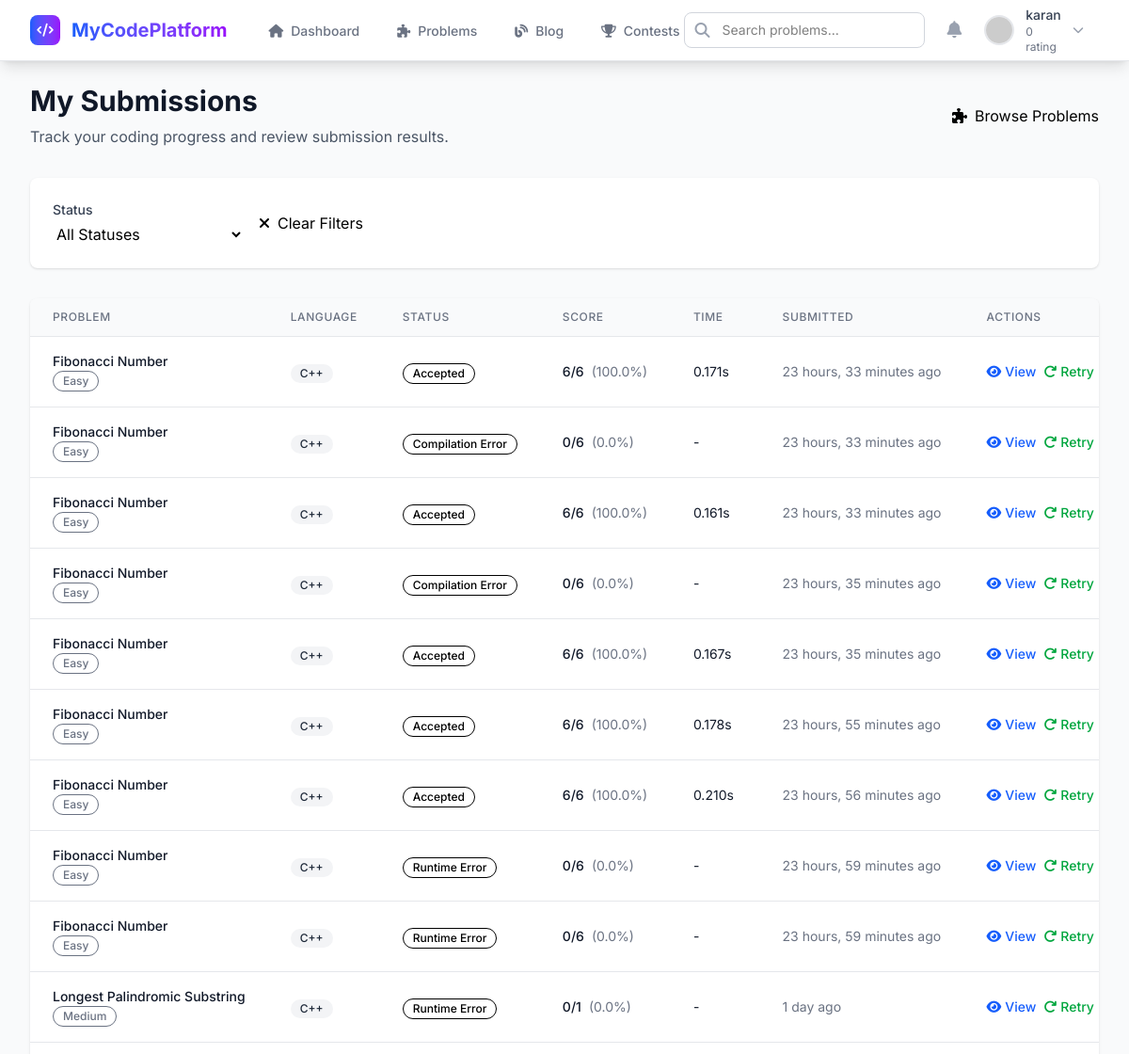
Before: /submit/my-submissions/ (signed in, upper part) with the older database file.
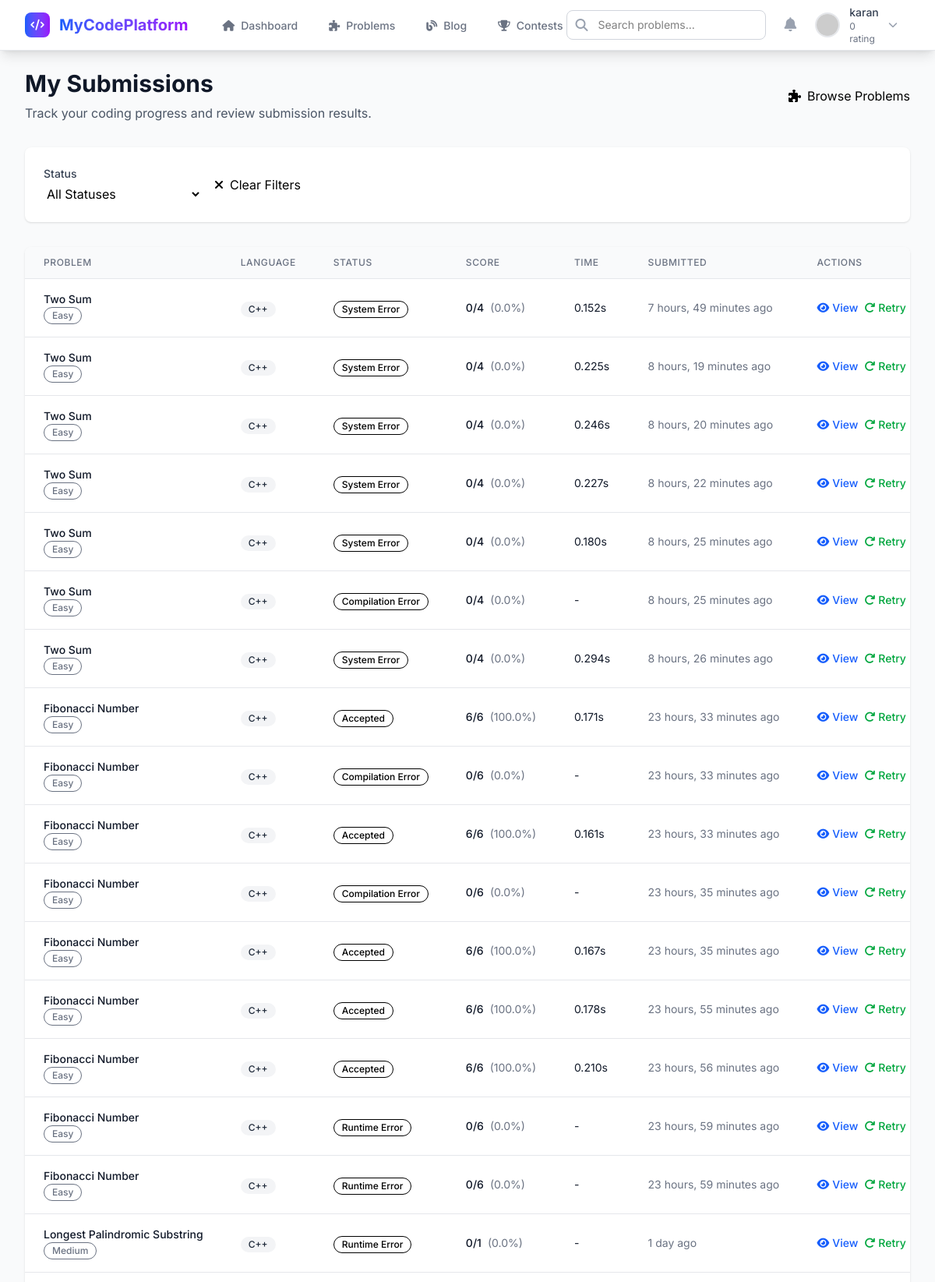
After: the same page with the newer database file.
### submit/models.py (models this page shows, shortened)
class Submission(models.Model):
    STATUS_CHOICES = [
        ('PENDING', 'Pending'),
        ('JUDGING', 'Judging'),
        ('ACCEPTED', 'Accepted'),
        ('WRONG_ANSWER', 'Wrong Answer'),
        ('TIME_LIMIT_EXCEEDED', 'Time Limit Exceeded'),
        ('MEMORY_LIMIT_EXCEEDED', 'Memory Limit Exceeded'),
        ('RUNTIME_ERROR', 'Runtime Error'),
        ('COMPILATION_ERROR', 'Compilation Error'),
        ('ERROR', 'System Error'),
    ]
    LANGUAGE_CHOICES = [
        ('cpp', 'C++'),
        ('py', 'Python'),
        ('java', 'Java'),
    ]
    user = models.ForeignKey(User, on_delete=models.CASCADE, null=True, blank=True)
    problem = models.ForeignKey(Problem, on_delete=models.CASCADE)
    code = models.TextField()
    language = models.CharField(max_length=50, choices=LANGUAGE_CHOICES)
    input_data = models.TextField(blank=True, null=True)
    total_test_cases = models.IntegerField(default=0)
    passed_test_cases = models.IntegerField(default=0)
    score = models.FloatField(default=0.0, help_text="Score based on passed test cases")
    max_execution_time = models.FloatField(null=True, blank=True)
    max_memory_used = models.BigIntegerField(null=True, blank=True, help_text="Memory in bytes")
    output_data = models.TextField(blank=True, null=True)
    error_data = models.TextField(blank=True, null=True)
    status = models.CharField(max_length=50, choices=STATUS_CHOICES, default='PENDING')
    execution_time = models.FloatField(null=True, blank=True, help_text="Execution time in seconds")
    submitted_at = models.DateTimeField(auto_now_add=True)
    class Meta:
        ordering = ['-submitted_at']

### problems/models.py (models this page shows, shortened)
class Problem(models.Model):
    DIFFICULTY_CHOICES = [
        ('easy', 'Easy'),
        ('medium', 'Medium'),
        ('hard', 'Hard'),
    ]
    TYPE_CHOICES = [
        ('math', 'Mathematics'),
        ('dsa', 'Data Structures & Algorithms'),
    ]
    title = models.CharField(max_length=200)
    description = models.TextField()
    difficulty = models.CharField(max_length=50, choices=DIFFICULTY_CHOICES)
    problem_type = models.CharField(max_length=10, choices=TYPE_CHOICES, default='math')
    image_file = models.ImageField(upload_to='problems/images/', blank=True, null=True)
    pdf_file = models.FileField(upload_to='problems/pdfs/', blank=True, null=True)
    input_format = models.TextField(blank=True, help_text="Description of input format")
    output_format = models.TextField(blank=True, help_text="Description of output format")
    constraints = models.TextField(blank=True, help_text="Constraints for the problem")
    sample_input = models.TextField(blank=True)
    sample_output = models.TextField(blank=True)
    time_limit = models.IntegerField(default=5, help_text="Time limit in seconds")
    memory_limit = models.CharField(max_length=10, default="128m", help_text="Memory limit (e.g., 128m, 256m)")
    created_by = models.ForeignKey(User, on_delete=models.CASCADE, null=True, blank=True)
    created_at = models.DateTimeField(auto_now_add=True)
    updated_at = models.DateTimeField(auto_now=True)
    is_active = models.BooleanField(default=True)
    total_attempts = models.IntegerField(default=0)
    successful_completions = models.IntegerField(default=0)
    class Meta:
        ordering = ['-created_at']

### submit/views.py (the view)
# urls.py: path('my-submissions/', views.my_submissions, name='my_submissions'),
@login_required
def my_submissions(request):
    submissions = Submission.objects.filter(user=request.user).select_related('problem').order_by('-submitted_at')
    problem_id = request.GET.get('problem')
    if problem_id:
        submissions = submissions.filter(problem_id=problem_id)
    status = request.GET.get('status')
    if status:
        submissions = submissions.filter(status=status)
    context = {
        'submissions': submissions,
        'selected_problem': problem_id,
        'selected_status': status,
        'status_choices': Submission.STATUS_CHOICES
    }
    return render(request, 'submit/my_submissions.html', context)

### users/models.py (called while the page is built)
    def get_avatar_url(self):
        if self.avatar:
            return self.avatar.url
        return f"https://ui-avatars.com/api/?name={self.username}&background=3b82f6&color=fff&size=128"

### submit/templates/submit/my_submissions.html (shortened to what the changed rows need)
{% extends 'base.html' %}
{% load static %}
{% block content %}
<div class="max-w-7xl mx-auto py-6 px-4 sm:px-6 lg:px-8">
    <div class="mb-8">
        <div class="flex items-center justify-between">
            <div>
                <h1 class="text-3xl font-bold text-gray-900">My Submissions</h1>
            </div>
        </div>
    </div>
    <div class="bg-white rounded-lg shadow-sm overflow-hidden">
        {% if submissions %}
            <div class="overflow-x-auto">
                <table class="min-w-full divide-y divide-gray-200">
                    <thead class="bg-gray-50">
                        <tr>
                            <th class="px-6 py-3 text-left text-xs font-medium text-gray-500 uppercase tracking-wider">Problem</th>
                            <th class="px-6 py-3 text-left text-xs font-medium text-gray-500 uppercase tracking-wider">Language</th>
                            <th class="px-6 py-3 text-left text-xs font-medium text-gray-500 uppercase tracking-wider">Status</th>
                            <th class="px-6 py-3 text-left text-xs font-medium text-gray-500 uppercase tracking-wider">Score</th>
                            <th class="px-6 py-3 text-left text-xs font-medium text-gray-500 uppercase tracking-wider">Time</th>
                            <th class="px-6 py-3 text-left text-xs font-medium text-gray-500 uppercase tracking-wider">Submitted</th>
                            <th class="px-6 py-3 text-left text-xs font-medium text-gray-500 uppercase tracking-wider">Actions</th>
                        </tr>
                    </thead>
                    <tbody class="bg-white divide-y divide-gray-200">
                        {% for submission in submissions %}
                            <tr class="hover:bg-gray-50 transition-colors duration-200">
                                <td class="px-6 py-4 whitespace-nowrap">
                                    <div class="flex items-center">
                                        <div>
                                            <div class="text-sm font-medium text-gray-900">
                                                <a href="{% url 'problems:detail' submission.problem.id %}" class="hover:text-blue-600">
                                                    {{ submission.problem.title }}
                                                </a>
                                            </div>
                                            <div class="text-sm text-gray-500">
                                                <span class="inline-flex items-center px-2.5 py-0.5 rounded-full text-xs font-medium border
                                                    {% if submission.problem.difficulty == 'easy' %}difficulty-easy{% elif submission.problem.difficulty == 'medium' %}difficulty-medium{% else %}difficulty-hard{% endif %}">
                                                    {{ submission.problem.get_difficulty_display }}
                                                </span>
                                            </div>
                                        </div>
                                    </div>
                                </td>
                                <td class="px-6 py-4 whitespace-nowrap">
                                    <span class="inline-flex items-center px-2.5 py-0.5 rounded-full text-xs font-medium bg-gray-100 text-gray-800">
                                        {{ submission.get_language_display }}
                                    </span>
                                </td>
                                <td class="px-6 py-4 whitespace-nowrap">
                                    <span class="inline-flex items-center px-2.5 py-0.5 rounded-full text-xs font-medium border
                                        {% if submission.status == 'ACCEPTED' %}status-accepted{% elif submission.status == 'WRONG_ANSWER' %}status-wrong-answer{% elif submission.status == 'TIME_LIMIT_EXCEEDED' %}status-time-limit{% elif submission.status == 'MEMORY_LIMIT_EXCEEDED' %}status-memory-limit{% elif submission.status == 'COMPILATION_ERROR' %}status-compilation-error{% elif submission.status == 'RUNTIME_ERROR' %}status-runtime-error{% elif submission.status == 'PENDING' or submission.status == 'JUDGING' %}status-pending{% else %}status-error{% endif %}">
                                        {{ submission.get_status_display }}
                                    </span>
                                </td>
                                <td class="px-6 py-4 whitespace-nowrap text-sm text-gray-900">
                                    {% if submission.total_test_cases %}
                                        <div class="flex items-center">
                                            <span class="font-medium">{{ submission.passed_test_cases }}/{{ submission.total_test_cases }}</span>
                                            <span class="ml-2 text-gray-500">({{ submission.score|floatformat:1 }}%)</span>
                                        </div>
                                    {% else %}
                                        -
                                    {% endif %}
                                </td>
                                <td class="px-6 py-4 whitespace-nowrap text-sm text-gray-900">
                                    {% if submission.max_execution_time %}
                                        {{ submission.max_execution_time|floatformat:3 }}s
                                    {% else %}
                                        -
                                    {% endif %}
                                </td>
                                <td class="px-6 py-4 whitespace-nowrap text-sm text-gray-500">
                                    <div title="{{ submission.submitted_at }}">
                                        {{ submission.submitted_at|timesince }} ago
                                    </div>
                                </td>
                                <td class="px-6 py-4 whitespace-nowrap text-sm font-medium">
                                    <div class="flex space-x-2">
                                        <a href="{% url 'submit:submission_detail' submission.id %}"
                                           class="text-blue-600 hover:text-blue-700 transition-colors duration-200">
                                            <i class="fas fa-eye mr-1"></i>View
                                        </a>
                                        <a href="{% url 'problems:detail' submission.problem.id %}"
                                           class="text-green-600 hover:text-green-700 transition-colors duration-200">
                                            <i class="fas fa-redo mr-1"></i>Retry
                                        </a>
                                    </div>
                                </td>
                            </tr>
                        {% endfor %}
                    </tbody>
                </table>
            </div>
        {% endif %}
    </div>
</div>
{% endblock %}

Changed rows visible on the page:
added Submission: problem "Two Sum", problem.difficulty "Easy", language "C++", status "System Error", passed_test_cases "0", total_test_cases "4", score "0.0", max_execution_time "0.152", submitted_at "7 hours, 49 minutes"
added Submission: problem "Two Sum", problem.difficulty "Easy", language "C++", status "System Error", passed_test_cases "0", total_test_cases "4", score "0.0", max_execution_time "0.225", submitted_at "8 hours, 19 minutes"
added Submission: problem "Two Sum", problem.difficulty "Easy", language "C++", status "System Error", passed_test_cases "0", total_test_cases "4", score "0.0", max_execution_time "0.246", submitted_at "8 hours, 20 minutes"
added Submission: problem "Two Sum", problem.difficulty "Easy", language "C++", status "System Error", passed_test_cases "0", total_test_cases "4", score "0.0", max_execution_time "0.227", submitted_at "8 hours, 22 minutes"
added Submission: problem "Two Sum", problem.difficulty "Easy", language "C++", status "System Error", passed_test_cases "0", total_test_cases "4", score "0.0", max_execution_time "0.180", submitted_at "8 hours, 25 minutes"
added Submission: problem "Two Sum", problem.difficulty "Easy", language "C++", status "Compilation Error", passed_test_cases "0", total_test_cases "4", score "0.0", submitted_at "8 hours, 25 minutes"
added Submission: problem "Two Sum", problem.difficulty "Easy", language "C++", status "System Error", passed_test_cases "0", total_test_cases "4", score "0.0", max_execution_time "0.294", submitted_at "8 hours, 26 minutes"
